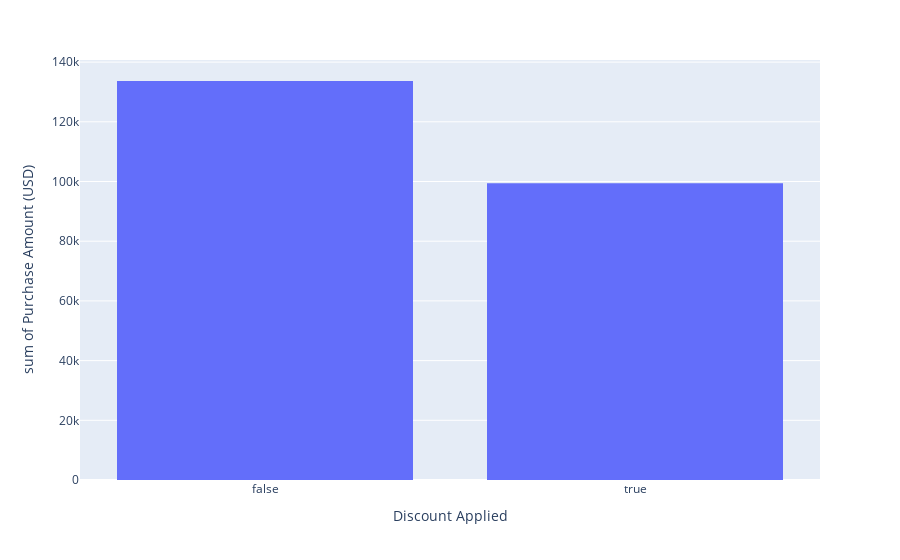

This figure's notebook cell:
### Code cell
shop_group = df.groupby('Discount Applied')['Purchase Amount (USD)'].sum().reset_index()
px.histogram(shop_group , x = 'Discount Applied' , y = 'Purchase Amount (USD)')

### Figure 1 — Plotly figure (JSON) as saved in the notebook; plotly's stock layout.template omitted (floating-point values rounded to 4 significant figures)
{"data": [{"alignmentgroup": "True", "bingroup": "x", "histfunc": "sum", "hovertemplate": "Discount Applied=%{x}<br>sum of Purchase Amount (USD)=%{y}<extra></extra>", "legendgroup": "", "marker": {"color": "#636efa", "pattern": {"shape": ""}}, "name": "", "offsetgroup": "", "orientation": "v", "showlegend": false, "type": "histogram", "x": [false, true], "xaxis": "x", "y": [133670, 99411], "yaxis": "y"}], "layout": {"autosize": true, "barmode": "relative", "legend": {"tracegroupgap": 0}, "margin": {"t": 60}, "xaxis": {"anchor": "y", "autorange": true, "domain": [0, 1], "range": [-0.5, 1.5], "title": {"text": "Discount Applied"}, "type": "category"}, "yaxis": {"anchor": "x", "autorange": true, "domain": [0, 1], "range": [0, 140700.0], "title": {"text": "sum of Purchase Amount (USD)"}, "type": "linear"}}}
